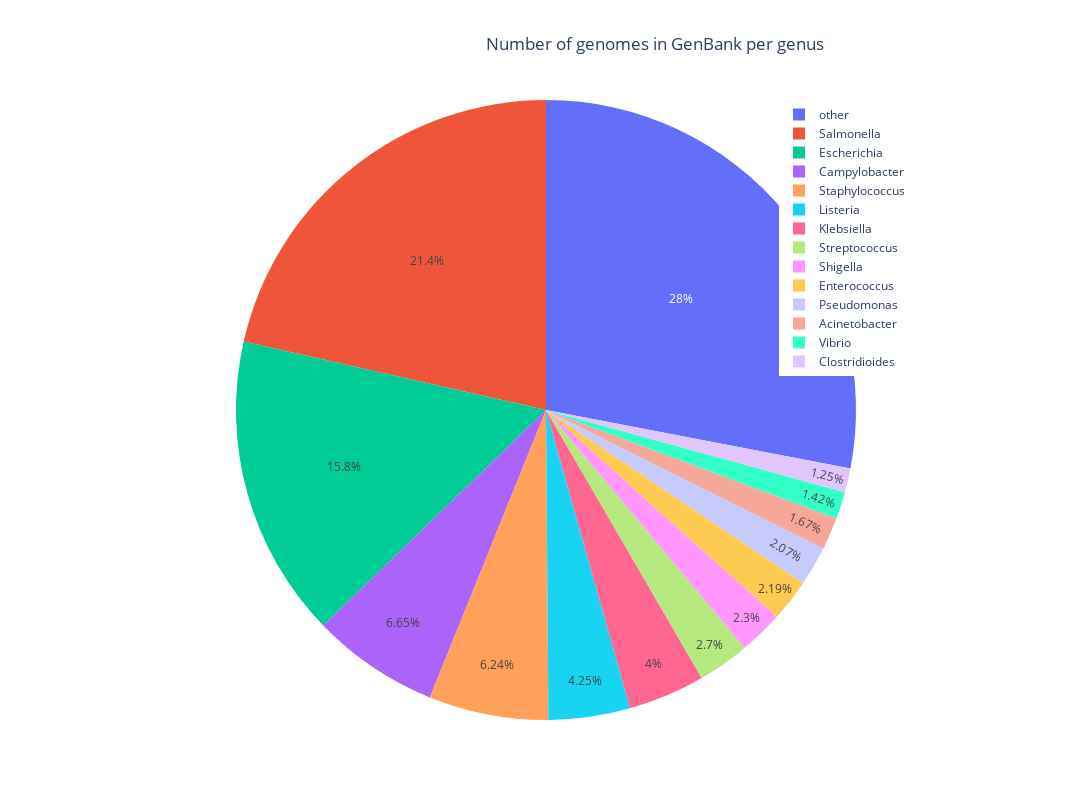

The cell this chart's notebook holds for it:
### Code cell
fig = px.pie(genus_counts, values='count', names='genus_name', title='Number of genomes in GenBank per genus',  width=1600, height=800)
fig.update_layout(legend=dict(yanchor="top", y=1, xanchor="left", x=0.75), title_x=0.6)

### Figure 1 — Plotly figure (JSON) as saved in the notebook; plotly's stock layout.template omitted (floating-point values rounded to 4 significant figures; data arrays with more than 128 entries replaced by an {"elided": "..."} marker saying what was removed)
{"data": [{"domain": {"x": [0, 1], "y": [0, 1]}, "hovertemplate": "genus_name=%{label}<br>count=%{value}<extra></extra>", "labels": {"elided": "4766 str values"}, "legendgroup": "", "name": "", "showlegend": true, "type": "pie", "values": {"elided": "4766 int values"}}], "layout": {"height": 800, "legend": {"tracegroupgap": 0, "x": 0.75, "xanchor": "left", "y": 1, "yanchor": "top"}, "title": {"text": "Number of genomes in GenBank per genus", "x": 0.6}, "width": 1600}}
